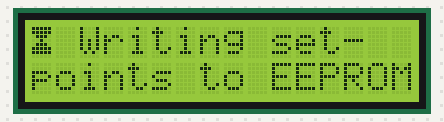
Bench run of a sketch on a simulated Arduino Uno, built with avr-gcc and run on an emulated ATmega328P. Parts: 16×2 character LCD. EEPROM starts erased; what the sketch prints to the serial monitor is not drawn.

Above: at 0.1 s.
At 1.6 s:
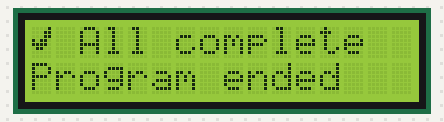

The sketch:

eeprom_write_refill_station.ino
```cpp
/*
   ~~~~~Prerequisites~~~~~

   See Github Readme

   ~~~~~Details~~~~~~~~~~~~

   Authors: Ben Money-Coomes
   Date: 2/12/20
   Purpose: Utility program for saving mass set points (and if desired, scaling factor) to an arduino/microcontroller EEPROM so they can be read for production code
   References: See Github Readme

   ~~~~Version Control~~~~~

   v1.0 - [Checkpoint] This version is working and printing values to the serial monitor and LCD screen
*/

/* * * * * * * * * * * * * * * * * * * * * * * * * * * * * * * * * * * * * * * * *
   Library Includes.                                                             *
 * * * * * * * * * * * * * * * * * * * * * * * * * * * * * * * * * * * * * * * * */

#include <LiquidCrystal.h>
#include <EEPROM.h> // for EEPROM

/* * * * * * * * * * * * * * * * * * * * * * * * * * * * * * * * * * * * * * * * *
  Definitions                                                                    *
 * * * * * * * * * * * * * * * * * * * * * * * * * * * * * * * * * * * * * * * * */

// LCD Display -----------------------------
// LCD display definitions
#define  LCD_ROWS  2
#define  LCD_COLS  16

// LCD pin definitions - change to suit your shield
#define  LCD_RS    8
#define  LCD_ENA   9
#define  LCD_D4    4
#define  LCD_D5    LCD_D4+1
#define  LCD_D6    LCD_D4+2
#define  LCD_D7    LCD_D4+3

static LiquidCrystal lcd(LCD_RS, LCD_ENA, LCD_D4, LCD_D5, LCD_D6, LCD_D7);

// EEPROM ------------------------------------
// Starting position in the address space
#define  SCALING_FACTOR_START_ADDRESS 0
#define  MASS_SETPOINT_START_ADDRESS 5

/* * * * * * * * * * * * * * * * * * * * * * * * * * * * * * * * * * * * * * * * *
  Global Variables                                                               *
* * * * * * * * * * * * * * * * * * * * * * * * * * * * * * * * * * * * * * * * */

// For deciding if scaling factor will be stored
const bool writeScalingFactor = false;
const float scalingFactor = 1588.48; //1588.48 for mk2_varC1

// For storing the values relating to the masses in an array
int massValues[] = {180, 400, 840, 180};

// For storing the text relating to the masses in an array
char massText1[] = " 250ml ";
char massText2[] = " 500ml ";
char massText3[] = "1000ml ";
char massText4[] = "Custom ";

char * massStrings[] =
{
  massText1,
  massText2,
  massText3,
  massText4
};

// Custom LCD screen characters
const byte hour_glass[8] = {
  B11111,
  B11111,
  B01110,
  B00100,
  B01110,
  B11111,
  B11111,
};

const byte tick_symbol[8] = {
  B00001,
  B00011,
  B00011,
  B10110,
  B11110,
  B01100,
  B00000,
};

/* * * * * * * * * * * * * * * * * * * * * * * * * * * * * * * * * * * * * * * * *
  Start of main program                                                          *
* * * * * * * * * * * * * * * * * * * * * * * * * * * * * * * * * * * * * * * * */

void setup() {
  //start serial
  Serial.begin(9600);
  Serial.println(F("Program starting -> writing values to EEPROM"));

  // Set up the LCD ------
  // set up the LCD's number of columns and rows:
  lcd.begin(16, 2);
  lcd.createChar(4, hour_glass);
  lcd.createChar(5, tick_symbol);

  // Write Scaling Factor value if desired
  if(writeScalingFactor){
    lcdPrint("  Writing scale","factor to EEPROM",false);
    lcd.setCursor(0,0);
    lcd.write(byte(4));

    Serial.print(F("Writing scaling factor with value of: "));
    Serial.println(scalingFactor);
    Serial.println(F(""));

    EEPROM.put(SCALING_FACTOR_START_ADDRESS, scalingFactor);
    delay(1000);
  }

  // Write EEPROM Values
  lcdPrint("  Writing set-","points to EEPROM",false);
  lcd.setCursor(0,0);
  lcd.write(byte(4));
  delay(1000);

  //Write the mass set points to the EEPROM, each int takes 2 bytes in the address space
  for (byte i = 0; i < (sizeof(massValues) / sizeof(massValues[0])); i++) {
    Serial.print(F("Writing value of: "));
    Serial.print(massValues[i]);
    Serial.print(F("g for the volume: "));
    Serial.println(massStrings[i]);
    EEPROM.put(MASS_SETPOINT_START_ADDRESS+(2*i), massValues[i]);
  }

  //Test read for each position
  Serial.println(F("Reading written values ..."));
  float temp_float_val;
  int temp_int_val;

  EEPROM.get(SCALING_FACTOR_START_ADDRESS, temp_float_val);
  Serial.print(F("Scaling factor read value: "));
  Serial.println(temp_float_val);

  for (byte i = 0; i < (sizeof(massValues) / sizeof(massValues[0])); i++) {
    Serial.print(F("Reading set-point value for: "));
    Serial.println(massStrings[i]);

    EEPROM.get(MASS_SETPOINT_START_ADDRESS+(2*i), temp_int_val);
    Serial.print(F(" Which has value(g) of: "));
    Serial.println(temp_int_val);
  }

  //end program
  Serial.println(F("End of program"));
  lcdPrint("  All complete", "Program ended",false);
  lcd.setCursor(0,0);
  lcd.write(byte(5));
}

void loop() {
  // Nothing required to be done in the loop! this program runs once only :)
}

/* * * * * * * * * * * * * * * * * * * * * * * * * * * * * * * * * * * * * * * * *
  Functions                                                                      *
 * * * * * * * * * * * * * * * * * * * * * * * * * * * * * * * * * * * * * * * * */

 void lcdPrint(char *lcdString1, char *lcdString2, bool autoscrollStatus) {
  lcd.clear();
  if (autoscrollStatus) {
    lcd.autoscroll();
  }
  else {
    lcd.noAutoscroll();
  }

  lcd.setCursor(0, 0);
  lcd.print(lcdString1);
  lcd.setCursor(0, 1);
  lcd.print(lcdString2);
}
```
